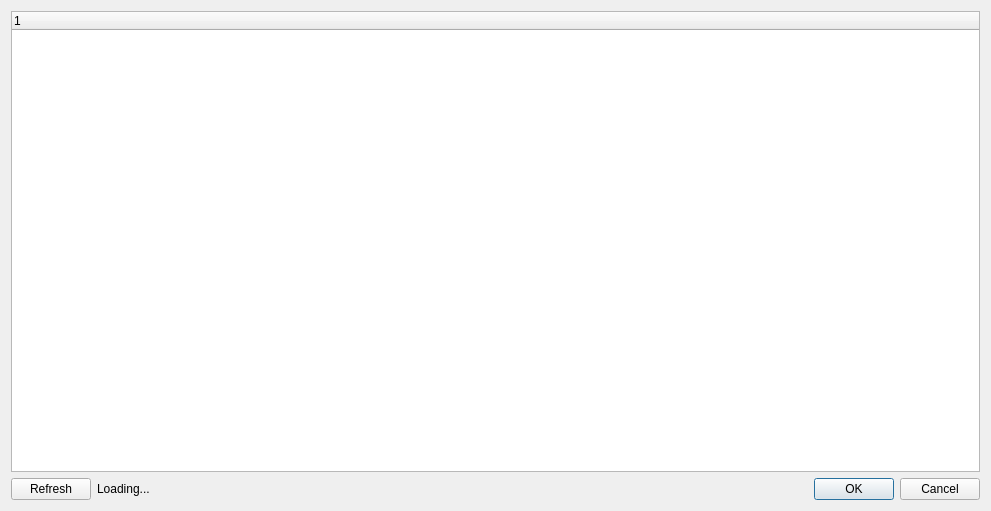
<?xml version="1.0" encoding="UTF-8"?>
<ui version="4.0">
 <class>frmGrblConfigurator</class>
 <widget class="QDialog" name="frmGrblConfigurator">
  <property name="windowModality">
   <enum>Qt::ApplicationModal</enum>
  </property>
  <property name="geometry">
   <rect>
    <x>0</x>
    <y>0</y>
    <width>991</width>
    <height>511</height>
   </rect>
  </property>
  <property name="windowTitle">
   <string>GRBL Configurator</string>
  </property>
  <property name="modal">
   <bool>true</bool>
  </property>
  <layout class="QVBoxLayout" name="verticalLayout">
   <item>
    <widget class="CPropertyEditor" name="editor">
     <column>
      <property name="text">
       <string notr="true">1</string>
      </property>
     </column>
    </widget>
   </item>
   <item>
    <layout class="QHBoxLayout" name="horizontalLayout">
     <item>
      <widget class="QPushButton" name="pushButton">
       <property name="text">
        <string>Refresh</string>
       </property>
      </widget>
     </item>
     <item>
      <widget class="QLabel" name="lblInfo">
       <property name="enabled">
        <bool>true</bool>
       </property>
       <property name="styleSheet">
        <string notr="true"/>
       </property>
       <property name="frameShape">
        <enum>QFrame::NoFrame</enum>
       </property>
       <property name="text">
        <string>Loading...</string>
       </property>
      </widget>
     </item>
     <item>
      <widget class="QDialogButtonBox" name="buttonBox">
       <property name="enabled">
        <bool>true</bool>
       </property>
       <property name="layoutDirection">
        <enum>Qt::LeftToRight</enum>
       </property>
       <property name="orientation">
        <enum>Qt::Horizontal</enum>
       </property>
       <property name="standardButtons">
        <set>QDialogButtonBox::Cancel|QDialogButtonBox::Ok</set>
       </property>
       <property name="centerButtons">
        <bool>false</bool>
       </property>
      </widget>
     </item>
    </layout>
   </item>
  </layout>
 </widget>
 <customwidgets>
  <customwidget>
   <class>CPropertyEditor</class>
   <extends>QTreeWidget</extends>
   <header location="global">CPropertyEditor.h</header>
  </customwidget>
 </customwidgets>
 <resources/>
 <connections>
  <connection>
   <sender>buttonBox</sender>
   <signal>accepted()</signal>
   <receiver>frmGrblConfigurator</receiver>
   <slot>accept()</slot>
   <hints>
    <hint type="sourcelabel">
     <x>402</x>
     <y>500</y>
    </hint>
    <hint type="destinationlabel">
     <x>157</x>
     <y>274</y>
    </hint>
   </hints>
  </connection>
  <connection>
   <sender>buttonBox</sender>
   <signal>rejected()</signal>
   <receiver>frmGrblConfigurator</receiver>
   <slot>reject()</slot>
   <hints>
    <hint type="sourcelabel">
     <x>470</x>
     <y>500</y>
    </hint>
    <hint type="destinationlabel">
     <x>286</x>
     <y>274</y>
    </hint>
   </hints>
  </connection>
  <connection>
   <sender>pushButton</sender>
   <signal>clicked()</signal>
   <receiver>frmGrblConfigurator</receiver>
   <slot>onUpdateClicked()</slot>
   <hints>
    <hint type="sourcelabel">
     <x>35</x>
     <y>493</y>
    </hint>
    <hint type="destinationlabel">
     <x>2</x>
     <y>486</y>
    </hint>
   </hints>
  </connection>
 </connections>
 <slots>
  <slot>onUpdateClicked()</slot>
 </slots>
</ui>
